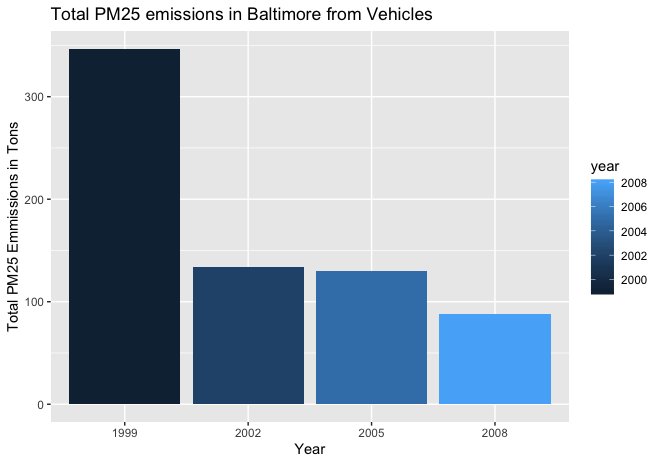

The script that drew this image:
Q5sub <- subset(Q2sub, type == "ON-ROAD")

Q5_emiss <- aggregate(Emissions ~ year, Q5sub, sum)

g <- ggplot(Q5_emiss, aes(factor(year), Emissions, fill = year))
g + geom_bar(stat = "identity") + xlab("Year") + ylab("Total PM25 Emmissions in Tons") + ggtitle("Total PM25 emissions in Baltimore from Vehicles")
